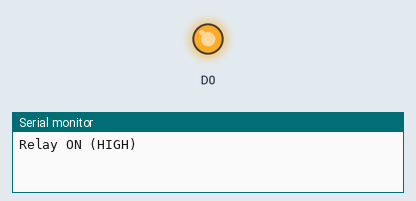
Bench run of a sketch on a simulated ESP8266 (NodeMCU). Parts: output pins drawn as LEDs (lit = HIGH), the last lines printed to the serial monitor.

Above: at 1.0 s.
At 3.0 s:
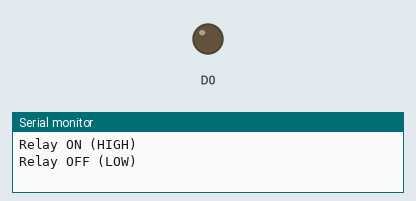
Timing chart, 0 to 5.2 s (numbered marks = the images above):
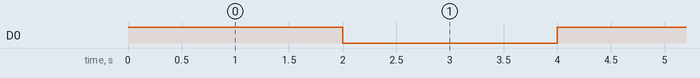

The sketch:

TestingRelay.ino
```cpp
void setup() {
  Serial.begin(115200);
  pinMode(D0, OUTPUT);
}

void loop() {
  digitalWrite(D0, HIGH);  // Turn relay ON
  Serial.println("Relay ON (HIGH)");
  delay(2000);              // Keep it on for 2 seconds

  digitalWrite(D0, LOW);   // Turn relay OFF
  Serial.println("Relay OFF (LOW)");
  delay(2000);              // Keep it off for 2 seconds
}
```

Measured:
- by itself, D0: alternates HIGH for 2.0 s and LOW for 2.0 s
